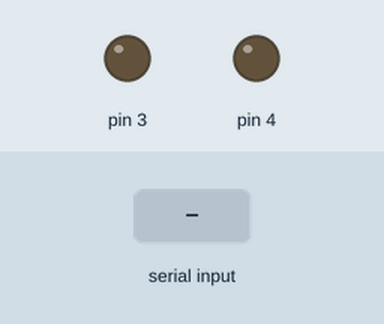
Bench run of a sketch on a simulated Arduino Uno, built with avr-gcc and run on an emulated ATmega328P. Shown: output pins drawn as LEDs (lit = HIGH). The inputs (shaded band) are chosen by the test bench. What the sketch prints to the serial monitor is not drawn.

Above: at 1.2 s.
1.3 s: "90,45\n" received over Serial
At 1.7 s:
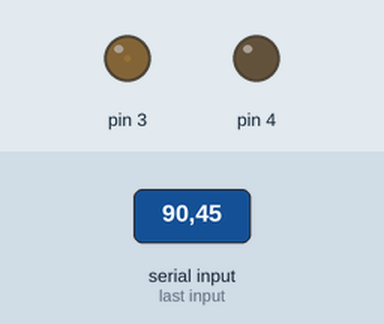
2.9 s: "200\n" received over Serial
At 3.4 s:
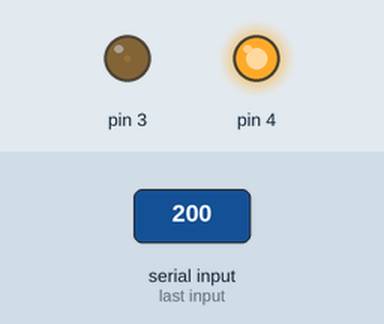
4.4 s: "1,90,45\n" received over Serial
At 5.3 s:
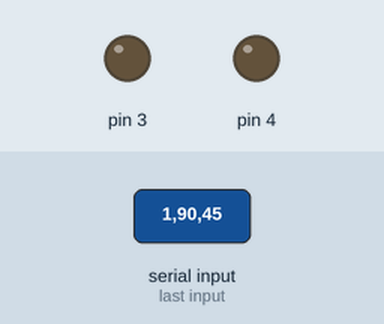
5.9 s: "30,150\n" received over Serial
At 6.5 s:
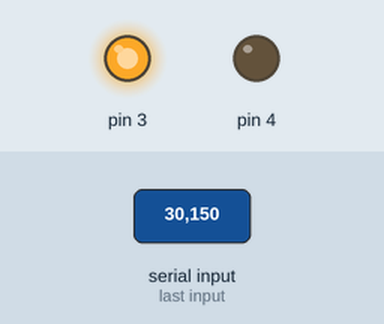
7.5 s: "200\n" received over Serial
At 8.1 s:
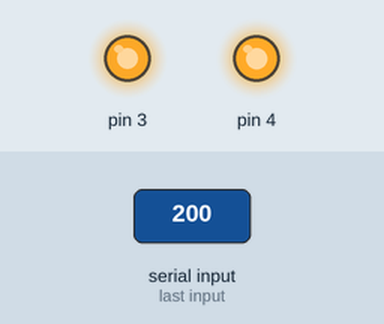
Timing chart, 0 to 10.0 s (numbered marks = the images above; inputs shaded):
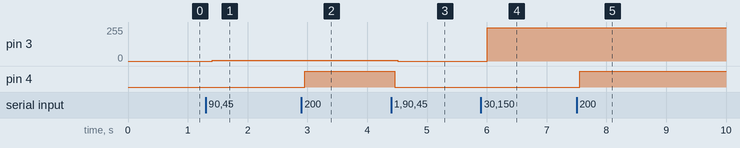

The sketch:

arduinocode.ino
```cpp
#include "HBridgeDriver.h"
#include <stdio.h>

HBridgeDriver leftw,rightw;
int left,right;
char command[7];

void setup()
{
  Serial.begin(9600);
  leftw.setPins(52,53,4);
  rightw.setPins(50,51,3);
}
void loop()
{

  while(Serial.available()<=0){}
  Serial.readBytesUntil('\n',command, 7);
  Serial.println((char *)&command);
  command[3] = '\0';
  left = atoi(&command[0])-255;
  right = atoi(&command[4])-255;

      leftw.setSpeed(left);
      rightw.setSpeed(right);

}
```

HBridgeDriver.cpp
```cpp
#include "HBridgeDriver.h"

HBridgeDriver::HBridgeDriver()
{
}

HBridgeDriver::HBridgeDriver(int sp)
{
  setSpeed(sp);

}
void HBridgeDriver::setSpeed(int sp){
    if (sp < 0){
        digitalWrite(pinI1, HIGH);
        digitalWrite(pinI2, HIGH);
        delay(50);
        analogWrite(speedpin, 255-abs(sp));
    } else {
        digitalWrite(pinI1, HIGH);
        digitalWrite(pinI2, LOW);
        delay(50);
        analogWrite(speedpin, abs(sp));
    }
}


void HBridgeDriver::setPins(int a, int b, int c)
{
  pinI1=a;
  pinI2=b;
  speedpin=c;
  pinMode(pinI1,OUTPUT);//define this port as output
  pinMode(pinI2,OUTPUT);
  pinMode(speedpin,OUTPUT);
  //Stop();
}
/*
void HBridgeDriver::SetSpeed(int speed)
{
  //Serial.print("setting speed ");
  //Serial.println(speed);
  if (speed>255)
  {
    analogWrite(speedpin, speed-255);
    digitalWrite(pinI1, HIGH);
    digitalWrite(pinI2, LOW);
    analogWrite(speedpin, speed-255);
    Serial.println("HIGH LOW");
  }
  else if (speed<255)
  {
    analogWrite(speedpin, 100);
    digitalWrite(pinI2, LOW);
    digitalWrite(pinI1, HIGH);
    analogWrite(speedpin, 100);
    Serial.println("LOW HIGH");
  }
  else
  {
    Stop();
    Serial.println("stopping");
  }
}

void HBridgeDriver::Stop()
{
  digitalWrite(pinI1, HIGH);
  digitalWrite(pinI2, HIGH);
  analogWrite(speedpin,255);
}*/
```

HBridgeDriver.h
```cpp
#pragma once
#include "Arduino.h"

class HBridgeDriver
{
  private:
    int pinI1;
    int pinI2;
    int speedpin;
  public:
    HBridgeDriver();
    HBridgeDriver(int sp);
    void setPins(int a, int b, int signal);
    //void SetSpeed(int speed); //0 to 510
    //void Stop();
     void setSpeed(int sp);

 };
```

Measured:
- after the input at 1.3 s, pin 3: 0/255 → 5/255 after 0.11 s
- after the input at 2.9 s, pin 4: LOW → HIGH after 0.05 s
- after the input at 4.4 s, pin 3: 5/255 → 0/255 after 0.11 s; pin 4: HIGH → LOW after 0.06 s
- after the input at 5.9 s, pin 3: 0/255 → 250/255 after 0.11 s
- after the input at 7.5 s, pin 4: LOW → HIGH after 0.05 s
